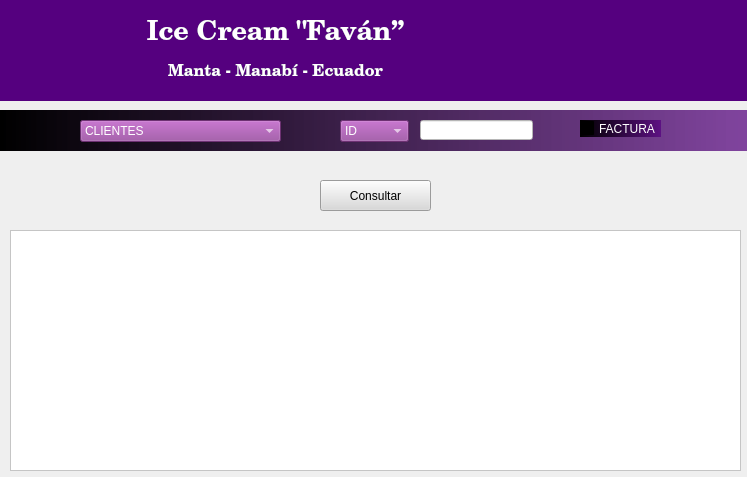
<?xml version="1.0" encoding="UTF-8"?>
<ui version="4.0">
 <class>Form</class>
 <widget class="QWidget" name="Form">
  <property name="geometry">
   <rect>
    <x>0</x>
    <y>0</y>
    <width>747</width>
    <height>477</height>
   </rect>
  </property>
  <property name="windowTitle">
   <string>Form</string>
  </property>
  <property name="styleSheet">
   <string notr="true"/>
  </property>
  <widget class="QTableWidget" name="tableWidget">
   <property name="geometry">
    <rect>
     <x>10</x>
     <y>230</y>
     <width>731</width>
     <height>241</height>
    </rect>
   </property>
   <property name="styleSheet">
    <string notr="true">background-color: rgb(255, 255, 255);</string>
   </property>
  </widget>
  <widget class="QPushButton" name="pushButton">
   <property name="geometry">
    <rect>
     <x>320</x>
     <y>180</y>
     <width>111</width>
     <height>31</height>
    </rect>
   </property>
   <property name="styleSheet">
    <string notr="true">background-color: rgb(217, 217, 217);
font: 11pt &quot;MS Shell Dlg 2&quot;;</string>
   </property>
   <property name="text">
    <string>Consultar</string>
   </property>
  </widget>
  <widget class="QWidget" name="widget_4" native="true">
   <property name="geometry">
    <rect>
     <x>0</x>
     <y>0</y>
     <width>751</width>
     <height>101</height>
    </rect>
   </property>
   <property name="styleSheet">
    <string notr="true">background-color: rgb(85, 0, 127);</string>
   </property>
   <widget class="QLabel" name="label_16">
    <property name="geometry">
     <rect>
      <x>140</x>
      <y>20</y>
      <width>271</width>
      <height>61</height>
     </rect>
    </property>
    <property name="font">
     <font>
      <family>Century Schoolbook</family>
      <pointsize>14</pointsize>
     </font>
    </property>
    <property name="styleSheet">
     <string notr="true">border-color: rgb(255, 255, 255);</string>
    </property>
    <property name="text">
     <string>&lt;html&gt;&lt;head/&gt;&lt;body&gt;&lt;p align=&quot;center&quot;&gt;&lt;span style=&quot; font-size:20pt; font-weight:600; color:#ffffff;&quot;&gt;Ice Cream &amp;quot;Faván”&lt;/span&gt;&lt;/p&gt;&lt;p align=&quot;center&quot;&gt;&lt;span style=&quot; font-size:12pt; font-weight:600; color:#ffffff;&quot;&gt;Manta - Manabí - Ecuador&lt;/span&gt;&lt;/p&gt;&lt;/body&gt;&lt;/html&gt;</string>
    </property>
   </widget>
  </widget>
  <widget class="QWidget" name="widget" native="true">
   <property name="geometry">
    <rect>
     <x>0</x>
     <y>110</y>
     <width>751</width>
     <height>41</height>
    </rect>
   </property>
   <property name="styleSheet">
    <string notr="true">background-color: qlineargradient(spread:pad, x1:0, y1:0, x2:1, y2:0, stop:0 rgba(0, 0, 0, 255), stop:1 rgba(85, 0, 127, 182));</string>
   </property>
   <widget class="QComboBox" name="comboBox">
    <property name="geometry">
     <rect>
      <x>80</x>
      <y>10</y>
      <width>201</width>
      <height>22</height>
     </rect>
    </property>
    <property name="styleSheet">
     <string notr="true">background-color: rgb(152, 69, 159);
color: rgb(255, 255, 255);
font: 75 10pt &quot;MS Shell Dlg 2&quot; ;</string>
    </property>
    <property name="editable">
     <bool>false</bool>
    </property>
    <property name="currentText">
     <string notr="true">CLIENTES</string>
    </property>
    <item>
     <property name="text">
      <string>CLIENTES</string>
     </property>
    </item>
    <item>
     <property name="text">
      <string>PERSONAL</string>
     </property>
    </item>
   </widget>
   <widget class="QComboBox" name="comboBox_2">
    <property name="geometry">
     <rect>
      <x>340</x>
      <y>10</y>
      <width>69</width>
      <height>22</height>
     </rect>
    </property>
    <property name="styleSheet">
     <string notr="true">background-color: rgb(152, 69, 159);
color: rgb(255, 255, 255);
font: 75 10pt &quot;MS Shell Dlg 2&quot; ;</string>
    </property>
    <property name="editable">
     <bool>false</bool>
    </property>
    <item>
     <property name="text">
      <string>ID</string>
     </property>
    </item>
    <item>
     <property name="text">
      <string>CEDULA</string>
     </property>
    </item>
   </widget>
   <widget class="QLineEdit" name="lineEdit">
    <property name="geometry">
     <rect>
      <x>420</x>
      <y>10</y>
      <width>113</width>
      <height>20</height>
     </rect>
    </property>
    <property name="styleSheet">
     <string notr="true">background-color: rgb(255, 255, 255);</string>
    </property>
   </widget>
   <widget class="QCheckBox" name="checkBox">
    <property name="geometry">
     <rect>
      <x>580</x>
      <y>10</y>
      <width>81</width>
      <height>17</height>
     </rect>
    </property>
    <property name="styleSheet">
     <string notr="true">
color: rgb(255, 255, 255);
font: 75 10pt &quot;MS Shell Dlg 2&quot; ;</string>
    </property>
    <property name="text">
     <string>FACTURA</string>
    </property>
   </widget>
  </widget>
  <zorder>widget</zorder>
  <zorder>tableWidget</zorder>
  <zorder>pushButton</zorder>
  <zorder>widget_4</zorder>
 </widget>
 <resources/>
 <connections/>
</ui>
